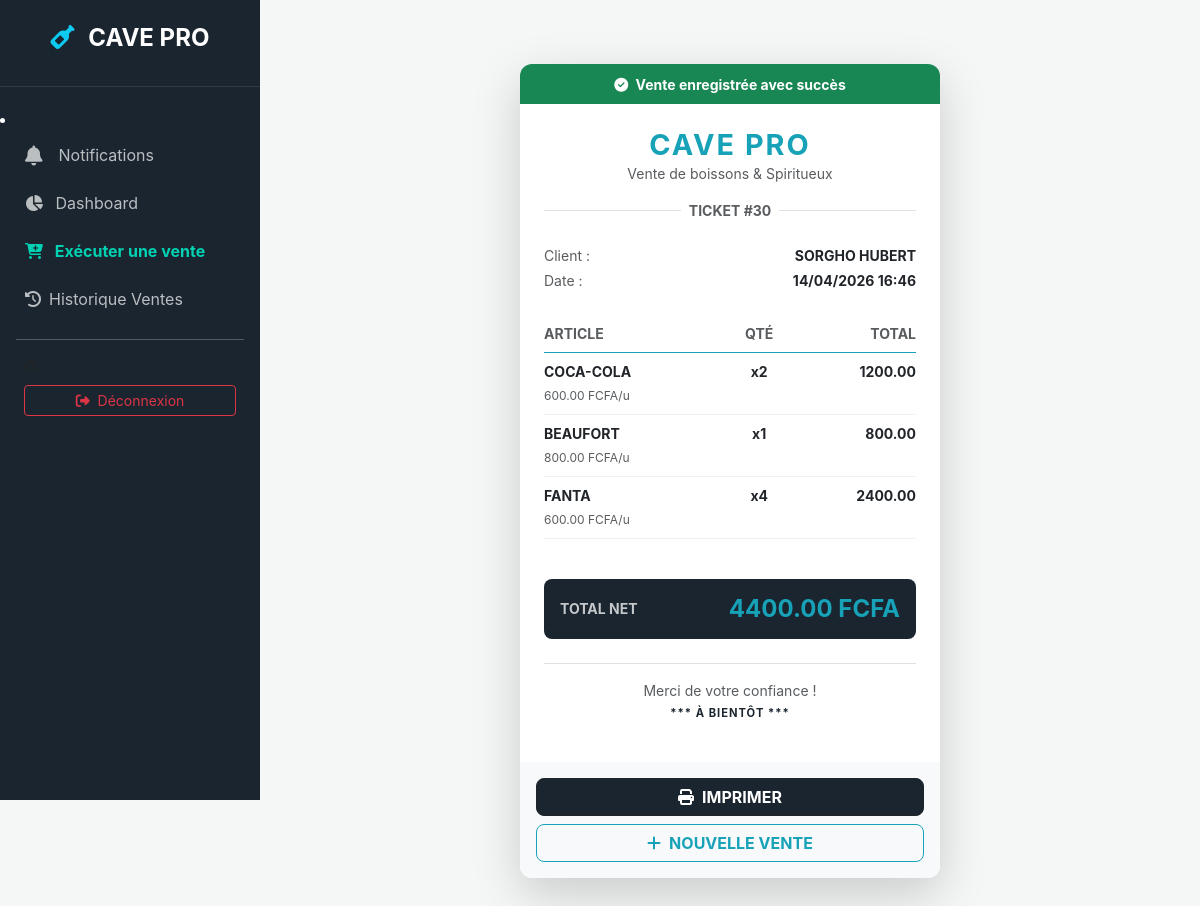
The app's page /vente/succes/30/ with its own data.
### gestion/models.py (models this page shows, shortened)
class Vente(models.Model):
    nom_client = models.CharField(max_length=100)
    date_vente = models.DateTimeField(auto_now_add=True)
    utilisateur = models.ForeignKey(User, on_delete=models.CASCADE)
    total_general = models.DecimalField(max_digits=10, decimal_places=2, default=0)

class LigneVente(models.Model):
    vente = models.ForeignKey(Vente, related_name='lignes', on_delete=models.CASCADE)
    produit = models.ForeignKey(Produit, on_delete=models.CASCADE)
    quantite = models.PositiveIntegerField()
    prix_unitaire = models.DecimalField(max_digits=10, decimal_places=2)
    sous_total = models.DecimalField(max_digits=10, decimal_places=2)

class Produit(models.Model):
    nom = models.CharField(max_length=100)
    description = models.TextField(blank=True)
    prix = models.DecimalField(max_digits=10, decimal_places=2)
    quantite = models.IntegerField(default=0)
    categorie = models.ForeignKey(Categorie, on_delete=models.SET_NULL, null=True, blank=True)
    date_ajout = models.DateTimeField(auto_now_add=True)
    date_modification = models.DateTimeField(auto_now=True)
    seuil_alerte = models.IntegerField(default=5)
    image = models.ImageField(upload_to='produits/', blank=True, null=True)

### gestion/views.py (the view)
# urls.py: path('vente/succes/<int:vente_id>/', views.succes_vente, name='succes_vente'),
def succes_vente(request, vente_id):
    return render(request, 'gestion/recu_vente.html', {'vente': get_object_or_404(Vente, id=vente_id)})

### gestion/context_processors.py (called while the page is built)
def notifications_count(request):
    if request.user.is_authenticated:
        count = Notification.objects.filter(lu=False).count()
    else:
        count = 0
    return {'notif_count': count}

### templates/gestion/recu_vente.html (shortened to what this page needs)
{% extends 'base.html' %}
{% block content %}
<div class="container mt-4 mb-5 d-flex justify-content-center">
    <div class="card shadow-lg border-0" style="width: 100%; max-width: 420px; border-radius: 12px; overflow: hidden;">
        <div class="card-header bg-success text-white text-center py-2 no-print border-0">
            <small class="fw-bold"><i class="fas fa-check-circle me-1"></i> Vente enregistrée avec succès</small>
        </div>
        <div class="card-body p-4 bg-white" id="section-ticket">
            <div class="text-center mb-4">
                <h2 class="fw-bold text-uppercase mb-0" style="color: #17a2b8; letter-spacing: 2px; font-size: 1.8rem;">
                    CAVE PRO
                </h2>
                <p class="text-muted small mb-0">Vente de boissons & Spiritueux</p>
                <div class="my-3 d-flex align-items-center">
                    <div class="border-top flex-grow-1"></div>
                    <span class="mx-2 small fw-bold text-muted">TICKET #{{ vente.id }}</span>
                    <div class="border-top flex-grow-1"></div>
                </div>
            </div>
            <div class="mb-4">
                <div class="d-flex justify-content-between mb-1">
                    <span class="text-muted small">Client :</span>
                    <span class="fw-bold small text-uppercase">{{ vente.nom_client }}</span>
                </div>
                <div class="d-flex justify-content-between">
                    <span class="text-muted small">Date :</span>
                    <span class="fw-bold small">{{ vente.date_vente|date:"d/m/Y H:i" }}</span>
                </div>
            </div>
            <div class="table-responsive">
                <table class="table table-sm table-borderless">
                    <thead>
                        <tr class="border-bottom" style="border-color: #17a2b8 !important;">
                            <th class="py-2 small text-muted">ARTICLE</th>
                            <th class="py-2 text-center small text-muted">QTÉ</th>
                            <th class="py-2 text-end small text-muted">TOTAL</th>
                        </tr>
                    </thead>
                    <tbody>
                        {% for ligne in vente.lignes.all %}
                        <tr class="border-bottom" style="border-color: #f1f1f1 !important;">
                            <td class="py-2">
                                <span class="d-block fw-bold small">{{ ligne.produit.nom }}</span>
                                <small class="text-muted" style="font-size: 0.75rem;">{{ ligne.prix_unitaire }} FCFA/u</small>
                            </td>
                            <td class="py-2 text-center fw-bold small">x{{ ligne.quantite }}</td>
                            <td class="py-2 text-end fw-bold small">{{ ligne.sous_total }}</td>
                        </tr>
                        {% endfor %}
                    </tbody>
                </table>
            </div>
            <div class="mt-4 p-3 rounded-3" style="background-color: #1a252f; color: white;">
                <div class="d-flex justify-content-between align-items-center">
                    <span class="small fw-bold text-uppercase opacity-75">Total Net</span>
                    <span class="h4 mb-0 fw-bold" style="color: #17a2b8;">{{ vente.total_general }} FCFA</span>
                </div>
            </div>
            <div class="text-center mt-4 pt-3 border-top border-dashed">
                <p class="small text-muted mb-1">Merci de votre confiance !</p>
                <p class="fw-bold text-uppercase" style="font-size: 0.7rem; letter-spacing: 1px; color: #1a252f;">*** À BIENTÔT ***</p>
            </div>
        </div>
        <div class="card-footer bg-light p-3 no-print border-0">
            <div class="d-grid gap-2">
                <button onclick="window.print()" class="btn btn-dark fw-bold" style="background-color: #1a252f; border-radius: 8px;">
                    <i class="fas fa-print me-2"></i>IMPRIMER
                </button>
                <a href="{% url 'page_vente' %}" class="btn btn-outline-info fw-bold" style="border-radius: 8px; border-color: #17a2b8; color: #17a2b8;">
                    <i class="fas fa-plus me-2"></i>NOUVELLE VENTE
                </a>
            </div>
        </div>
    </div>
</div>
{% endblock %}

### templates/base.html (style rules this page uses)
:root { --sidebar-width: 260px; --primary-color: #1a252f; --accent-color: #3498db; --sale-color: #00d1b2; }
body { background-color: #f4f7f6; font-family: 'Inter', sans-serif; }
.card { border: none; border-radius: 12px; box-shadow: 0 4px 12px rgba(0,0,0,0.05); }

### templates/gestion/recu_vente.html (style rules this page uses)
.border-dashed { border-top: 1px dashed #eee; }
.table-sm td, .table-sm th { padding: 0.5rem 0; }

### records on screen
Vente: id "30", nom_client "SORGHO HUBERT", date_vente "14/04/2026 16:46", total_general "4400.00"
LigneVente: produit.nom "COCA-COLA", prix_unitaire "600.00", quantite "2", sous_total "1200.00"
LigneVente: produit.nom "BEAUFORT", prix_unitaire "800.00", quantite "1", sous_total "800.00"
LigneVente: produit.nom "FANTA", prix_unitaire "600.00", quantite "4", sous_total "2400.00"
